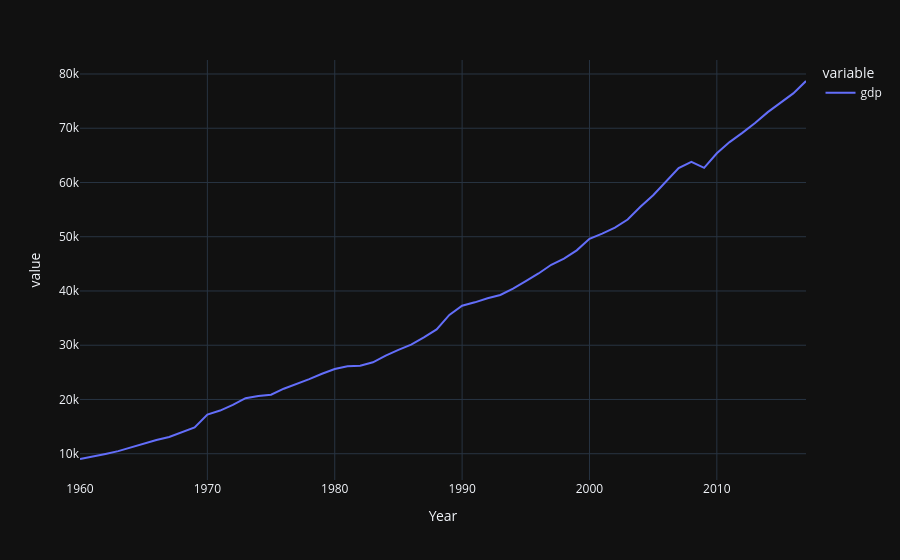

Notebook cell for this chart:
### Code cell
px.line(df.groupby("Year")["gdp"].agg(sum))

### Figure 1 — Plotly figure (JSON) as saved in the notebook; plotly's stock layout.template omitted (floating-point values rounded to 4 significant figures)
{"data": [{"hovertemplate": "variable=gdp<br>Year=%{x}<br>value=%{y}<extra></extra>", "legendgroup": "gdp", "line": {"color": "#636efa", "dash": "solid"}, "marker": {"symbol": "circle"}, "mode": "lines", "name": "gdp", "orientation": "v", "showlegend": true, "x": [1960, 1961, 1962, 1963, 1964, 1965, 1966, 1967, 1968, 1969, 1970, 1971, 1972, 1973, 1974, 1975, 1976, 1977, 1978, 1979, 1980, 1981, 1982, 1983, 1984, 1985, 1986, 1987, 1988, 1989, 1990, 1991, 1992, 1993, 1994, 1995, 1996, 1997, 1998, 1999, 2000, 2001, 2002, 2003, 2004, 2005, 2006, 2007, 2008, 2009, 2010, 2011, 2012, 2013, 2014, 2015, 2016, 2017], "xaxis": "x", "y": [9026.0, 9434.0, 9959.0, 10480.0, 11180.0, 11820.0, 12520.0, 13080.0, 13980.0, 14840.0, 17210.0, 17950.0, 18990.0, 20230.0, 20650.0, 20870.0, 21980.0, 22850.0, 23750.0, 24730.0, 25610.0, 26110.0, 26220.0, 26850.0, 28090.0, 29140.0, 30120.0, 31440.0, 32910.0, 35580.0, 37290.0, 37910.0, 38660.0, 39260.0, 40450.0, 41810.0, 43230.0, 44830.0, 45960.0, 47490.0, 49610.0, 50570.0, 51670.0, 53170.0, 55530.0, 57650.0, 60120.0, 62660.0, 63800.0, 62700.0, 65390.0, 67450.0, 69140.0, 70950.0, 72970.0, 74630.0, 76420.0, 78710.0], "yaxis": "y", "type": "scatter"}], "layout": {"xaxis": {"anchor": "y", "domain": [0.0, 1.0], "title": {"text": "Year"}}, "yaxis": {"anchor": "x", "domain": [0.0, 1.0], "title": {"text": "value"}}, "legend": {"title": {"text": "variable"}, "tracegroupgap": 0}, "margin": {"t": 60}}}
